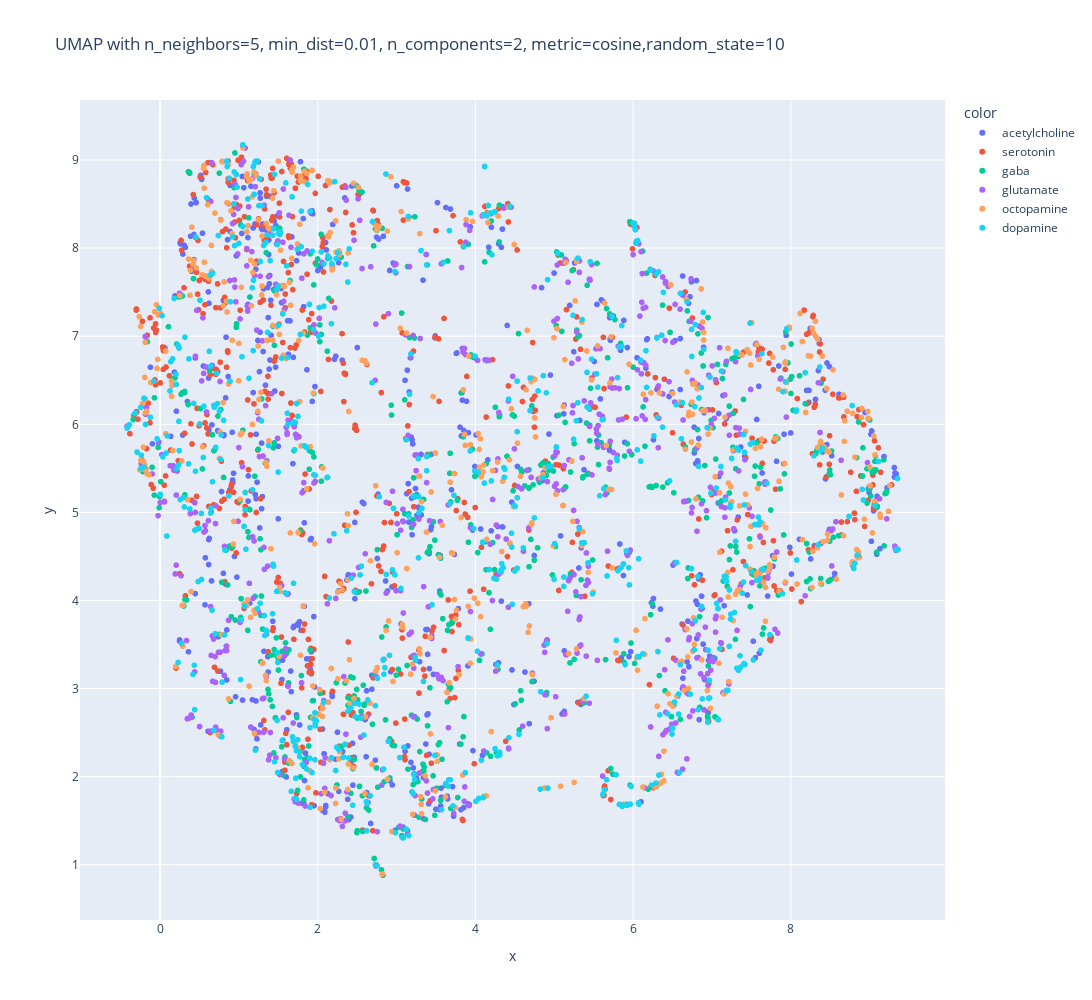

Notebook source saved alongside this figure:
### Code cell
import umap
if latent:
    all_features = torch.cat(latent, dim=0).numpy()

    pca = PCA(n_components=25)
    reduced_features = pca.fit_transform(all_features)
    

    n_neighbor=5
    min_dist=0.01
    n_components=2
    metric='cosine' #cosine
    random_state=10
    
    reducer = umap.UMAP(
        n_neighbors=n_neighbor,
        min_dist=min_dist,
        n_components=n_components,
        metric=metric,
        random_state=random_state
    )
    embedding = reducer.fit_transform(reduced_features)
    
    fig = px.scatter(
        x=embedding[:, 0],
        y=embedding[:, 1],
        color = label_list,
        title = f'UMAP with n_neighbors={n_neighbor}, min_dist={min_dist}, n_components={n_components}, metric={metric},random_state={random_state}',
        width=1500,
        height=1000
    )
    fig.show()
else:
    print("No features were extracted!")
    
    
knn = sklearn.neighbors.KNeighborsClassifier(n_neighbors=6)
neigh = knn.fit(embedding[:, 0].reshape(-1,1), embedding[:, 1].reshape(-1,1))

### Figure 1 — Plotly figure (JSON) as saved in the notebook; plotly's stock layout.template omitted (floating-point values rounded to 4 significant figures; data arrays with more than 128 entries replaced by an {"elided": "..."} marker saying what was removed)
{"data": [{"hovertemplate": "color=acetylcholine<br>x=%{x}<br>y=%{y}<extra></extra>", "legendgroup": "acetylcholine", "marker": {"color": "#636efa", "symbol": "circle"}, "mode": "markers", "name": "acetylcholine", "showlegend": true, "type": "scattergl", "x": {"elided": "600 float values"}, "xaxis": "x", "y": {"elided": "600 float values"}, "yaxis": "y"}, {"hovertemplate": "color=serotonin<br>x=%{x}<br>y=%{y}<extra></extra>", "legendgroup": "serotonin", "marker": {"color": "#EF553B", "symbol": "circle"}, "mode": "markers", "name": "serotonin", "showlegend": true, "type": "scattergl", "x": {"elided": "600 float values"}, "xaxis": "x", "y": {"elided": "600 float values"}, "yaxis": "y"}, {"hovertemplate": "color=gaba<br>x=%{x}<br>y=%{y}<extra></extra>", "legendgroup": "gaba", "marker": {"color": "#00cc96", "symbol": "circle"}, "mode": "markers", "name": "gaba", "showlegend": true, "type": "scattergl", "x": {"elided": "600 float values"}, "xaxis": "x", "y": {"elided": "600 float values"}, "yaxis": "y"}, {"hovertemplate": "color=glutamate<br>x=%{x}<br>y=%{y}<extra></extra>", "legendgroup": "glutamate", "marker": {"color": "#ab63fa", "symbol": "circle"}, "mode": "markers", "name": "glutamate", "showlegend": true, "type": "scattergl", "x": {"elided": "600 float values"}, "xaxis": "x", "y": {"elided": "600 float values"}, "yaxis": "y"}, {"hovertemplate": "color=octopamine<br>x=%{x}<br>y=%{y}<extra></extra>", "legendgroup": "octopamine", "marker": {"color": "#FFA15A", "symbol": "circle"}, "mode": "markers", "name": "octopamine", "showlegend": true, "type": "scattergl", "x": {"elided": "600 float values"}, "xaxis": "x", "y": {"elided": "600 float values"}, "yaxis": "y"}, {"hovertemplate": "color=dopamine<br>x=%{x}<br>y=%{y}<extra></extra>", "legendgroup": "dopamine", "marker": {"color": "#19d3f3", "symbol": "circle"}, "mode": "markers", "name": "dopamine", "showlegend": true, "type": "scattergl", "x": {"elided": "600 float values"}, "xaxis": "x", "y": {"elided": "600 float values"}, "yaxis": "y"}], "layout": {"height": 1000, "legend": {"title": {"text": "color"}, "tracegroupgap": 0}, "title": {"text": "UMAP with n_neighbors=5, min_dist=0.01, n_components=2, metric=cosine,random_state=10"}, "width": 1500, "xaxis": {"anchor": "y", "domain": [0, 1], "title": {"text": "x"}}, "yaxis": {"anchor": "x", "domain": [0, 1], "title": {"text": "y"}}}}
